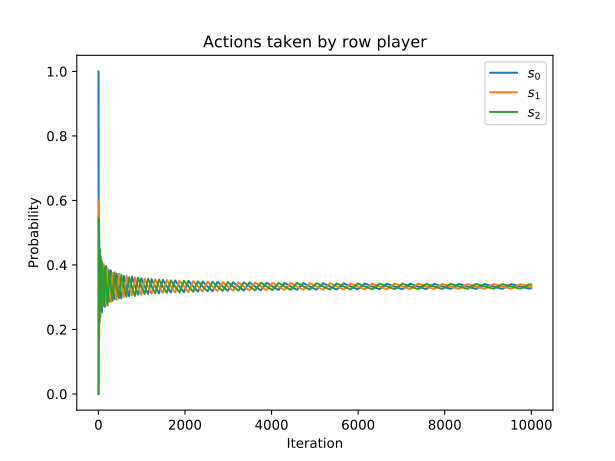

Source code (Python):
"""
Code to draw plot for the documentation.

This plots a divergent fictitious play example.

The code should match the reference code in the documentation.
"""
import matplotlib.pyplot as plt
import nashpy as nash
import numpy as np

A = np.array([[1 / 2, 1, 0], [0, 1 / 2, 1], [1, 0, 1 / 2]])
B = np.array([[1 / 2, 0, 1], [1, 1 / 2, 0], [0, 1, 1 / 2]])
game = nash.Game(A, B)
iterations = 10000
np.random.seed(0)
play_counts = tuple(game.fictitious_play(iterations=iterations))


plt.figure()
probabilities = [
    row_play_counts / np.sum(row_play_counts)
    for row_play_counts, col_play_counts in play_counts
]
for number, strategy in enumerate(zip(*probabilities)):
    plt.plot(strategy, label=f"$s_{number}$")

plt.xlabel("Iteration")
plt.ylabel("Probability")
plt.legend()
plt.title("Actions taken by row player")
plt.savefig("main.svg", transparent=True)
